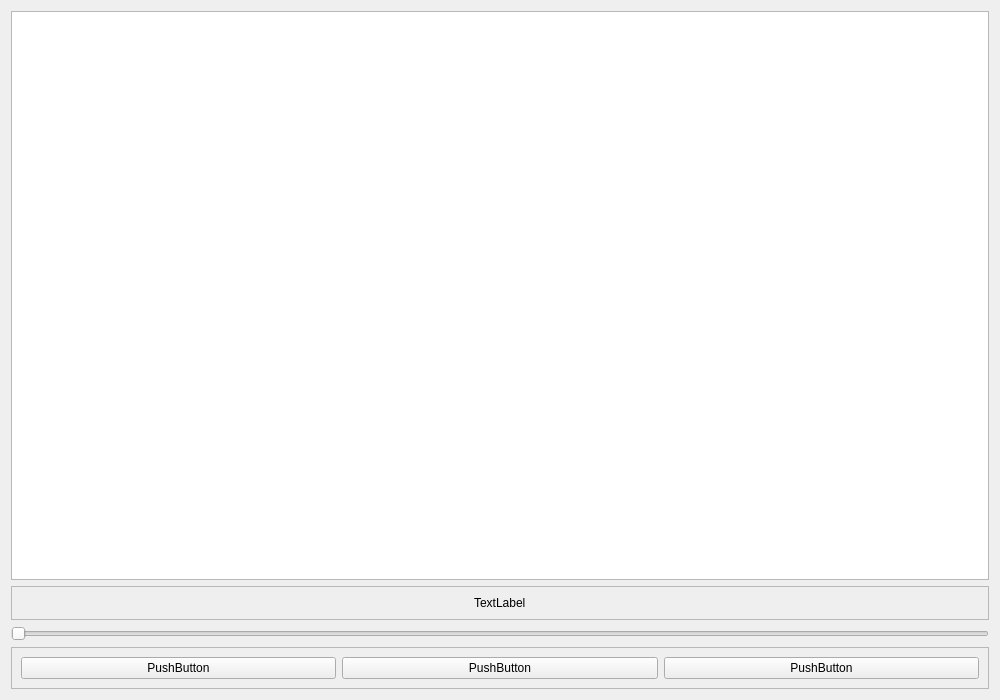
<?xml version="1.0" encoding="UTF-8"?>
<ui version="4.0">
 <class>Form</class>
 <widget class="QWidget" name="Form">
  <property name="geometry">
   <rect>
    <x>0</x>
    <y>0</y>
    <width>1000</width>
    <height>700</height>
   </rect>
  </property>
  <property name="minimumSize">
   <size>
    <width>1000</width>
    <height>700</height>
   </size>
  </property>
  <property name="windowTitle">
   <string>Form</string>
  </property>
  <layout class="QVBoxLayout" name="verticalLayout">
   <item>
    <widget class="QGraphicsView" name="graphicsView"/>
   </item>
   <item>
    <widget class="QFrame" name="frame_2">
     <property name="frameShape">
      <enum>QFrame::StyledPanel</enum>
     </property>
     <property name="frameShadow">
      <enum>QFrame::Raised</enum>
     </property>
     <layout class="QVBoxLayout" name="verticalLayout_2">
      <item alignment="Qt::AlignHCenter">
       <widget class="QLabel" name="label">
        <property name="text">
         <string>TextLabel</string>
        </property>
       </widget>
      </item>
     </layout>
    </widget>
   </item>
   <item>
    <widget class="QSlider" name="horizontalSlider">
     <property name="orientation">
      <enum>Qt::Horizontal</enum>
     </property>
    </widget>
   </item>
   <item>
    <widget class="QFrame" name="frame">
     <property name="frameShape">
      <enum>QFrame::StyledPanel</enum>
     </property>
     <property name="frameShadow">
      <enum>QFrame::Raised</enum>
     </property>
     <layout class="QHBoxLayout" name="horizontalLayout">
      <item>
       <widget class="QPushButton" name="prevTrackBtn">
        <property name="text">
         <string>PushButton</string>
        </property>
       </widget>
      </item>
      <item>
       <widget class="QPushButton" name="stopTrackBtn">
        <property name="text">
         <string>PushButton</string>
        </property>
       </widget>
      </item>
      <item>
       <widget class="QPushButton" name="nextTrackBtn">
        <property name="text">
         <string>PushButton</string>
        </property>
       </widget>
      </item>
     </layout>
    </widget>
   </item>
  </layout>
 </widget>
 <resources/>
 <connections/>
</ui>
